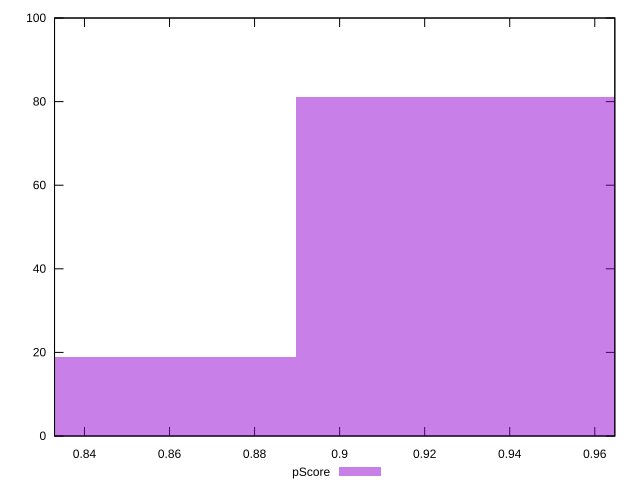

gnuplot code for this plot:
reset

$pScore <<EOF
0.8473689817361074 19
0.9321058799097182 81
EOF

set key outside below
set boxwidth 0.08473689817361074
set xrange [0.8329585224717538:0.9647151538290102]
set yrange [0:100]
set trange [0:100]
set style fill transparent solid 0.5 noborder
set terminal svg size 640, 490 enhanced background rgb 'white'
set output "report_00026_2021-02-22T21:38:55.199Z/interactive/samples/pages+cached+noadtech+nomedia+nocss/pScore/histogram.svg"

plot $pScore title "pScore" with boxes

reset
